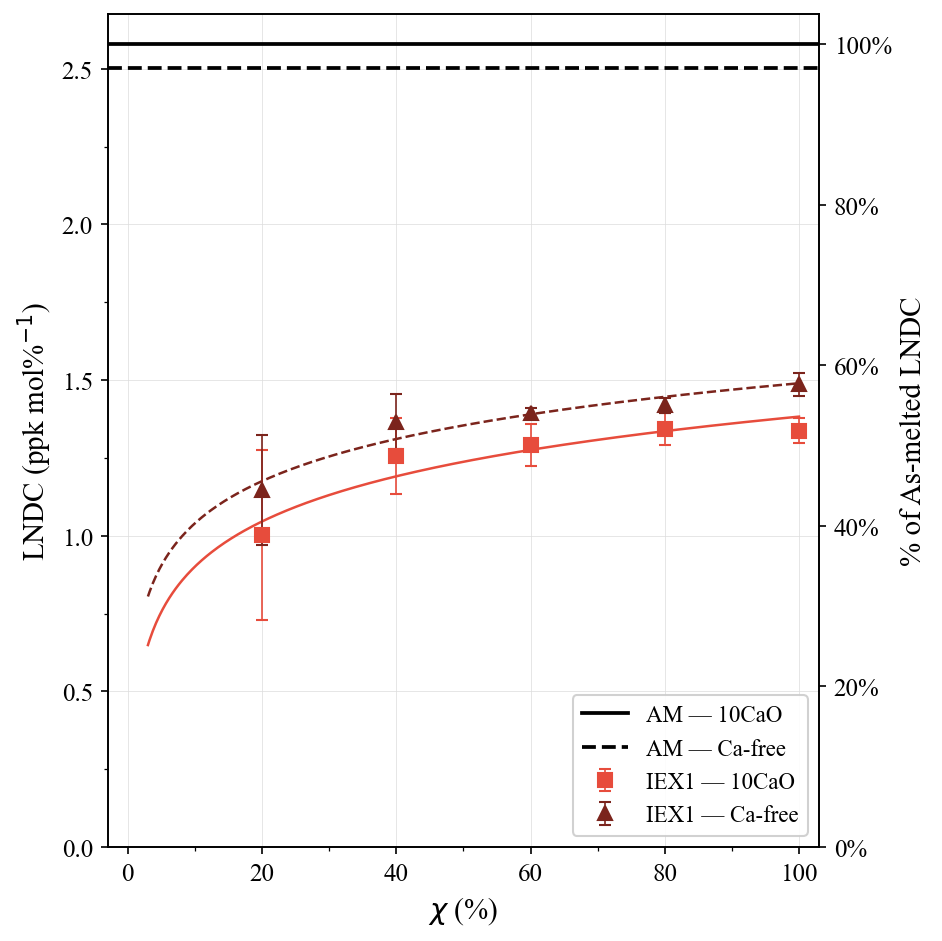

Recreate this plot in Python.
"""
fig_LNDC_IEX1_comparison.py
LNDC (Linear Network Dilation Coefficient) vs K2O/(Na2O+K2O) — comparación CaO vs Ca-free

Fórmula (Vargheese 2014):
  LNDC_AM   = slope(ln Vm_AM vs x_rel) / 3 * 1000    [ppk per unit x_rel]  → línea horizontal
  LNDC_IEX1 = (ln Vm_IEX(x_t) - ln Vm_AM(0)) / (3 * x_rel_t) * 1000

Ajuste logarítmico: LNDC ~ a*ln(x_rel) + b  sobre los puntos IEX1 de cada sistema.
Eje x: concentración relativa K2O/(Na2O+K2O), x_rel ∈ [0,1].
"""

import re
import numpy as np
import matplotlib.pyplot as plt
import matplotlib.ticker as ticker
from pathlib import Path

HERE    = Path(__file__).parent
BASE    = HERE.parent

CAO_AM_DATA   = BASE / "75SiO2_15-xNa2O_xK2O_10CaO" / "STAGE1_MELTQUENCH" / "data" / "asmelted_723K"
CAO_AM_LOGS   = BASE / "75SiO2_15-xNa2O_xK2O_10CaO" / "STAGE1_MELTQUENCH" / "logs"
CAO_IEX1_DATA = BASE / "75SiO2_15-xNa2O_xK2O_10CaO" / "STAGE3_IEX_PROTO1" / "data" / "iox1_723K"
CAO_IEX1_LOGS = BASE / "75SiO2_15-xNa2O_xK2O_10CaO" / "STAGE3_IEX_PROTO1" / "logs"

NOCA_AM_DATA   = BASE / "75SiO2_25-xNa2O_xK2O" / "STAGE1_MELTQUENCH" / "data" / "asmelted_723K"
NOCA_AM_LOGS   = BASE / "75SiO2_25-xNa2O_xK2O" / "STAGE1_MELTQUENCH" / "logs"
NOCA_IEX1_DATA = BASE / "75SiO2_25-xNa2O_xK2O" / "STAGE3_IEX_PROTO1" / "data" / "iox1_723K"
NOCA_IEX1_LOGS = BASE / "75SiO2_25-xNa2O_xK2O" / "STAGE3_IEX_PROTO1" / "logs"

NA     = 6.02214076e23
N_MOLS = 5000

X_CAO_AM    = np.array([0, 1, 3, 6, 9, 12, 15])
X_CAO_IEX1  = np.array([3, 6, 9, 12, 15])       # x=1 excluido (mismo criterio que Ca-free)
X_NOCA_AM   = np.array([0, 1, 5, 10, 15, 20, 25])
X_NOCA_IEX1 = np.array([5, 10, 15, 20, 25])     # x=1 excluido

XREL_CAO_AM   = X_CAO_AM   / 15.0
XREL_CAO_IEX1 = X_CAO_IEX1 / 15.0
XREL_NOCA_AM  = X_NOCA_AM  / 25.0
XREL_NOCA_IEX1= X_NOCA_IEX1 / 25.0


# ── Helpers ───────────────────────────────────────────────────────────────────

def data_timestep(data_path):
    with open(data_path, encoding='utf-8', errors='replace') as fh:
        first = fh.readline()
    m = re.search(r'timestep\s*=\s*(\d+)', first)
    if m is None:
        raise ValueError(f"No timestep en cabecera: {data_path}")
    return int(m.group(1))


def log_vol_avg(log_path, cutoff_step, tail=200):
    vols = []
    with open(log_path, encoding='utf-8', errors='replace') as fh:
        for line in fh:
            parts = line.split()
            if len(parts) < 7:
                continue
            try:
                step = int(parts[0])
                vol  = float(parts[6])
            except ValueError:
                continue
            if step <= cutoff_step:
                vols.append(vol)
    if not vols:
        raise RuntimeError(f"Sin datos thermo ≤ step {cutoff_step} en {log_path}")
    return float(np.mean(vols[-tail:]))


def vm_from_log(log_path, data_path, tail=200):
    cutoff = data_timestep(data_path)
    V_avg  = log_vol_avg(log_path, cutoff, tail=tail)
    return V_avg * NA * 1e-24 / N_MOLS


def load_vm_am_reps(x_vals, log_dir, data_dir, tail=3):
    """Devuelve array (n_x, 3) — Vm por réplica."""
    return np.array([
        [vm_from_log(
            log_dir  / f"stage1_x{x}_r{r}_PMMCS_rc8p0.lammps",
            data_dir / f"AsMelted_723K_x{x}_r{r}_PMMCS_rc8p0.data",
            tail=tail) for r in (1, 2, 3)]
        for x in x_vals])


def load_vm_iex1_reps(x_vals, log_dir, data_dir, tail=200):
    """Devuelve array (n_x, 3) — Vm por réplica."""
    return np.array([
        [vm_from_log(
            log_dir  / f"stage3_xt{x}_r{r}_PMMCS_rc8p0.lammps",
            data_dir / f"IOX1_723K_xt{x}_r{r}_PMMCS_rc8p0.data",
            tail=tail) for r in (1, 2, 3)]
        for x in x_vals])


# ── Cargar volúmenes molares (por réplica) ────────────────────────────────────

Vm_cao_am_r   = load_vm_am_reps(X_CAO_AM,   CAO_AM_LOGS,   CAO_AM_DATA)
Vm_cao_iex1_r = load_vm_iex1_reps(X_CAO_IEX1, CAO_IEX1_LOGS, CAO_IEX1_DATA)
Vm_noca_am_r  = load_vm_am_reps(X_NOCA_AM,  NOCA_AM_LOGS,  NOCA_AM_DATA)
Vm_noca_iex1_r= load_vm_iex1_reps(X_NOCA_IEX1, NOCA_IEX1_LOGS, NOCA_IEX1_DATA)

# Medias para los ajustes lineales del AM
Vm_cao_am   = Vm_cao_am_r.mean(axis=1)
Vm_noca_am  = Vm_noca_am_r.mean(axis=1)

# ── LNDC — calculado con x absoluto (mol%) para mantener unidades ppk/mol% ───

# AM: slope de ln(Vm) vs x_abs [mol%], /3 * 1000  →  ppk/mol%
slope_cao,  _ = np.polyfit(X_CAO_AM,  np.log(Vm_cao_am),  1)
slope_noca, _ = np.polyfit(X_NOCA_AM, np.log(Vm_noca_am), 1)
LNDC_cao_am  = slope_cao  / 3.0 * 1000   # ppk/mol%
LNDC_noca_am = slope_noca / 3.0 * 1000   # ppk/mol%

# IEX1 por réplica: LNDC_r = (ln Vm_IEX_r - ln Vm_AM0_mean) / (3*x_abs) * 1000
# Usamos Vm_AM(x=0) medio como referencia (x=0 es el índice 0 en X_CAO_AM / X_NOCA_AM)
Vm_cao_am0  = Vm_cao_am[0]
Vm_noca_am0 = Vm_noca_am[0]

LNDC_cao_iex1_r = np.array([
    (np.log(Vm_cao_iex1_r[i]) - np.log(Vm_cao_am0)) / (3.0 * X_CAO_IEX1[i]) * 1000
    for i in range(len(X_CAO_IEX1))])   # shape (n_x, 3)

LNDC_noca_iex1_r = np.array([
    (np.log(Vm_noca_iex1_r[i]) - np.log(Vm_noca_am0)) / (3.0 * X_NOCA_IEX1[i]) * 1000
    for i in range(len(X_NOCA_IEX1))])  # shape (n_x, 3)

LNDC_cao_iex1  = LNDC_cao_iex1_r.mean(axis=1)
LNDC_cao_err   = LNDC_cao_iex1_r.std(axis=1, ddof=1)
LNDC_noca_iex1 = LNDC_noca_iex1_r.mean(axis=1)
LNDC_noca_err  = LNDC_noca_iex1_r.std(axis=1, ddof=1)

print(f"LNDC AM — CaO    : {LNDC_cao_am:.4f} ppk/mol%")
print(f"LNDC AM — Ca-free: {LNDC_noca_am:.4f} ppk/mol%")
print(f"\n{'x_rel':>8}  {'LNDC IEX1 CaO':>16} {'±':>7}  {'LNDC IEX1 noCa':>16} {'±':>7}")
for i in range(len(X_CAO_IEX1)):
    j = i  # misma longitud
    print(f"  {XREL_CAO_IEX1[i]:.3f}    {LNDC_cao_iex1[i]:>16.4f} {LNDC_cao_err[i]:>7.4f}"
          f"  {LNDC_noca_iex1[j]:>16.4f} {LNDC_noca_err[j]:>7.4f}")

# ── Ajustes logarítmicos (sobre x_rel para trazar, coef en escala x_rel) ─────

a_cao,  b_cao  = np.polyfit(np.log(XREL_CAO_IEX1),  LNDC_cao_iex1,  1)
a_noca, b_noca = np.polyfit(np.log(XREL_NOCA_IEX1), LNDC_noca_iex1, 1)

xrel_fit = np.linspace(0.03, 1.0, 400)
fit_cao  = a_cao  * np.log(xrel_fit) + b_cao
fit_noca = a_noca * np.log(xrel_fit) + b_noca

# ── Figura ────────────────────────────────────────────────────────────────────

plt.rcParams.update({
    'font.family':     'Times New Roman',
    'font.size':       14,
    'axes.linewidth':  0.8,
    'xtick.direction': 'out',
    'ytick.direction': 'out',
})

C_AM       = 'black'
C_IEX1     = '#e74c3c'   # rojo claro — CaO
C_IEX1_DARK= '#7b241c'   # rojo oscuro — Ca-free

fig, ax = plt.subplots(figsize=(6.5, 6.5))

# Líneas AM horizontales
ax.axhline(LNDC_cao_am,  color=C_AM, ls='-',  lw=1.8, label='AM — 10CaO',   zorder=2)
ax.axhline(LNDC_noca_am, color=C_AM, ls='--', lw=1.8, label='AM — Ca-free', zorder=2)

# Puntos IEX1 con barras de error
KW = dict(ms=7, lw=0, capsize=3, capthick=1.0, elinewidth=0.8)
ax.errorbar(XREL_CAO_IEX1,  LNDC_cao_iex1,  yerr=LNDC_cao_err,
            marker='s', color=C_IEX1,      label='IEX1 — 10CaO',   zorder=4, **KW)
ax.errorbar(XREL_NOCA_IEX1, LNDC_noca_iex1, yerr=LNDC_noca_err,
            marker='^', color=C_IEX1_DARK, label='IEX1 — Ca-free',  zorder=4, **KW)

# Ajustes logarítmicos (sin entrada en leyenda)
ax.plot(xrel_fit, fit_cao,  color=C_IEX1,      lw=1.2, ls='-',  zorder=3, label='_nolegend_')
ax.plot(xrel_fit, fit_noca, color=C_IEX1_DARK, lw=1.2, ls='--', zorder=3, label='_nolegend_')

ax.set_xlabel(r'$\chi$ (%)', fontsize=14)
ax.set_ylabel(r'LNDC (ppk mol%$^{-1}$)', fontsize=14)

ax.set_xlim(-0.03, 1.03)
ax.set_xticks([0.0, 0.2, 0.4, 0.6, 0.8, 1.0])
ax.xaxis.set_major_formatter(ticker.FuncFormatter(lambda v, _: f'{v*100:.0f}'))
ax.xaxis.set_minor_locator(ticker.AutoMinorLocator(2))
ax.yaxis.set_minor_locator(ticker.AutoMinorLocator(2))
ax.set_ylim(bottom=0)

ax.tick_params(labelsize=12, which='both')
ax.grid(lw=0.35, color='#dddddd', zorder=0)
for spine in ax.spines.values():
    spine.set_visible(True)
    spine.set_linewidth(0.8)

ax.legend(fontsize=11, frameon=True, framealpha=0.9,
          edgecolor='#cccccc', loc='lower right')

# Eje secundario: % del LNDC AM — referencia = CaO AM (línea sólida en 100%)
LNDC_am_ref = LNDC_cao_am
ymax = ax.get_ylim()[1]
ax2 = ax.twinx()
ax2.set_ylim(0, ymax / LNDC_am_ref * 100.0)
pct_ticks = [0, 20, 40, 60, 80, 100]
ax2.set_yticks(pct_ticks)
ax2.set_yticklabels([f'{p}%' for p in pct_ticks], fontsize=12)
ax2.set_ylabel('% of As-melted LNDC', fontsize=14)
ax2.tick_params(labelsize=12)

fig.tight_layout()
fig.savefig(HERE / 'fig_LNDC_IEX1_comparison.pdf', dpi=300, bbox_inches='tight')
fig.savefig(HERE / 'fig_LNDC_IEX1_comparison.png', dpi=150, bbox_inches='tight')
print(f"\nGuardado: {HERE / 'fig_LNDC_IEX1_comparison.pdf'}")
plt.close(fig)
